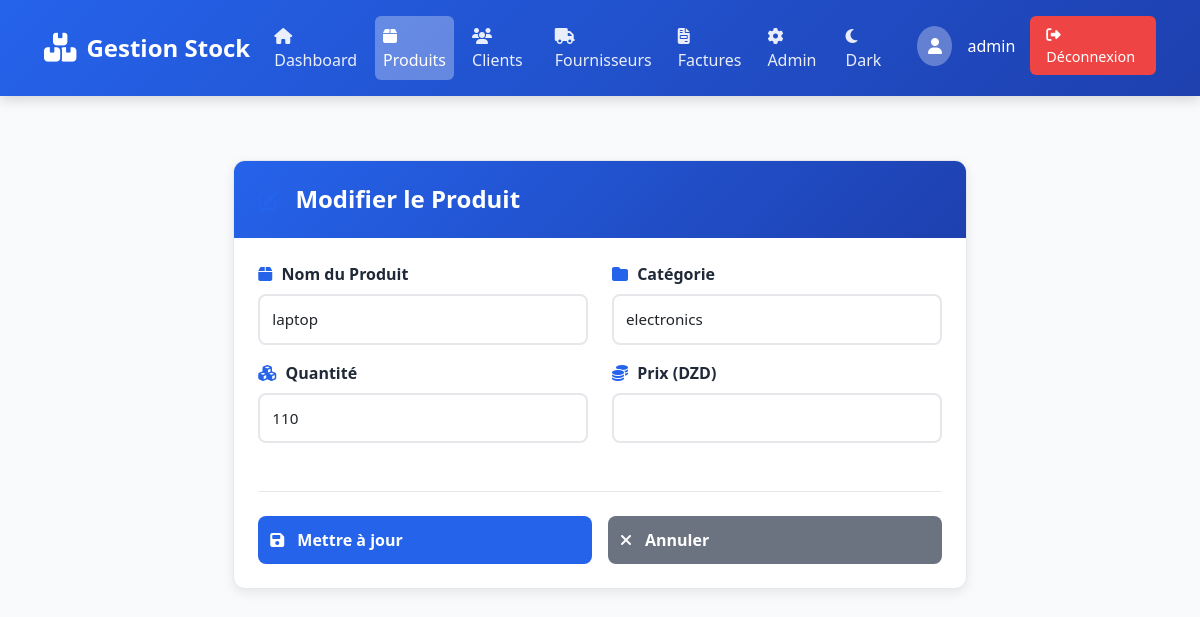
The app's page /produits/modifier/1/ (signed in) with its own data.
### produits/models.py (models this page shows, shortened)
class Produit(models.Model):
    nom = models.CharField(max_length=100, db_index=True)
    quantite = models.IntegerField(
        db_index=True,
        validators=[MinValueValidator(0)]
    )
    prix = models.DecimalField(
        max_digits=10,
        decimal_places=2,
        validators=[validate_price]
    )
    category = models.ForeignKey(
        Category, on_delete=models.SET_NULL, null=True, blank=True, related_name='produits')
    date_creation = models.DateTimeField(auto_now_add=True)
    date_modification = models.DateTimeField(auto_now=True)
    class Meta:
        ordering = ['-date_creation']
        indexes = [
            models.Index(fields=['nom', 'category']),
            models.Index(fields=['quantite']),
        ]

class Category(models.Model):
    name = models.CharField(max_length=100, unique=True)
    description = models.TextField(blank=True, null=True)
    date_creation = models.DateTimeField(auto_now_add=True)
    class Meta:
        verbose_name_plural = "Categories"
        ordering = ['name']

### produits/views.py (the view, shortened to what this page needs)
# urls.py: path('modifier/<int:id>/', views.modifier_produit, name='modifier_produit'),
@login_required
def modifier_produit(request, id):
    produit = get_object_or_404(Produit, id=id)
    categories = Category.objects.all().order_by('name')
    return render(request, 'produits/modifier.html', {'produit': produit, 'categories': categories})

### produits/templates/produits/modifier.html (shortened to what this page needs)
{% extends 'base.html' %}
{% block content %}
<div class="form-container">
    <div class="row">
        <div class="col-lg-8 mx-auto">
            <div class="card shadow-sm">
                <div class="card-header">
                    <h3><i class="fas fa-edit"></i> Modifier le Produit</h3>
                </div>
                <div class="card-body">
                    <form method="post" class="product-form">
                        <div class="row">
                            <div class="col-md-6 mb-3">
                                <label class="form-label"><i class="fas fa-box"></i> Nom du Produit</label>
                                <input type="text" name="nom" value="{{ produit.nom }}" class="form-control" required>
                            </div>
                            <div class="col-md-6 mb-3">
                                <label class="form-label"><i class="fas fa-folder"></i> Catégorie</label>
                                <select name="category" class="form-control">
                                    {% for cat in categories %}
                                    <option value="{{ cat.id }}" {% if produit.category.id == cat.id %}selected{% endif %}>{{ cat.name }}</option>
                                    {% endfor %}
                                </select>
                            </div>
                        </div>
                        <div class="row">
                            <div class="col-md-6 mb-3">
                                <label class="form-label"><i class="fas fa-cubes"></i> Quantité</label>
                                <input type="number" name="quantite" value="{{ produit.quantite }}" class="form-control" min="0" required>
                            </div>
                            <div class="col-md-6 mb-3">
                                <label class="form-label"><i class="fas fa-coins"></i> Prix (DZD)</label>
                                <input type="number" step="0.01" name="prix" value="{{ produit.prix }}" class="form-control" min="0" required>
                            </div>
                        </div>
                        <div class="form-actions">
                            <button type="submit" class="btn btn-primary">
                                <i class="fas fa-save"></i> Mettre à jour
                            </button>
                            <a href="{% url 'produits:liste_produits' %}" class="btn btn-secondary">
                                <i class="fas fa-times"></i> Annuler
                            </a>
                        </div>
                    </form>
                </div>
            </div>
        </div>
    </div>
</div>
{% endblock %}

### templates/base.html (shortened to what this page needs)
<!DOCTYPE html>
<html lang="fr">
  <head>
    {% load static %}
    <link
      href="https://cdn.jsdelivr.net/npm/bootstrap@5.3.0/dist/css/bootstrap.min.css"
      rel="stylesheet"
    />
    <link
      href="https://cdnjs.cloudflare.com/ajax/libs/font-awesome/6.4.0/css/all.min.css"
      rel="stylesheet"
    />
    <link rel="stylesheet" href="{% static 'css/style.css' %}" />
  </head>
  <body>
    <nav class="navbar navbar-expand-lg navbar-dark">
      <div class="container-fluid">
        <a class="navbar-brand" href="{% url 'dashboard' %}">
          <i class="fas fa-boxes"></i>
          Gestion Stock
        </a>
        <div class="collapse navbar-collapse" id="navbarNav">
          <ul class="navbar-nav ms-auto">
            {% if user.is_authenticated %}
            <li class="nav-item">
              <a
                class="nav-link {% if request.resolver_match.url_name == 'dashboard' %}active{% endif %}"
                href="{% url 'dashboard' %}"
              >
                <i class="fas fa-home"></i> Dashboard
              </a>
            </li>
            <li class="nav-item">
              <a
                class="nav-link {% if 'produits' in request.path %}active{% endif %}"
                href="{% url 'produits:liste_produits' %}"
              >
                <i class="fas fa-box"></i> Produits
              </a>
            </li>
            <li class="nav-item">
              <a
                class="nav-link {% if 'clients' in request.path %}active{% endif %}"
                href="{% url 'clients:liste_clients' %}"
              >
                <i class="fas fa-users"></i> Clients
              </a>
            </li>
            <li class="nav-item">
              <a
                class="nav-link {% if 'fournisseur' in request.path %}active{% endif %}"
                href="{% url 'fournisseurs:liste_fournisseurs' %}"
              >
                <i class="fas fa-truck"></i> Fournisseurs
              </a>
            </li>
            <li class="nav-item">
              <a
                class="nav-link {% if 'factures' in request.path %}active{% endif %}"
                href="{% url 'factures:liste_factures' %}"
              >
                <i class="fas fa-file-invoice"></i> Factures
              </a>
            </li>
            <li class="nav-item">
              <a class="nav-link" href="/admin/">
                <i class="fas fa-cog"></i> Admin
              </a>
            </li>
            <li class="nav-item">
              <a class="nav-link" href="#" onclick="toggleDarkMode(); return false;" id="darkModeToggle">
              </a>
            </li>
            <li class="nav-item ms-3">
              <div class="user-info">
                <div class="user-avatar">
                  <i class="fas fa-user"></i>
                </div>
                <span>{{ user.username }}</span>
                <a href="{% url 'logout' %}" class="logout-btn">
                  <i class="fas fa-sign-out-alt"></i> Déconnexion
                </a>
              </div>
            </li>
            {% endif %}
          </ul>
        </div>
      </div>
    </nav>
    <main class="main-content">
      <div class="container-lg">{% block content %}{% endblock %}</div>
    </main>
  </body>
</html>

### static/css/style.css (style rules this page uses)
* { margin: 0; padding: 0; box-sizing: border-box; }
body, html { height: 100%; font-family: 'Segoe UI', Tahoma, Geneva, Verdana, sans-serif; background: linear-gradient(135deg, #f5f7fa 0%, #c3cfe2 100%); }
.form-control { border-radius: 8px; border: 2px solid #e5e7eb; padding: 10px 15px; transition: all 0.3s ease; font-size: 1rem; }
.form-label { font-weight: 600; color: #1f2937; margin-bottom: 0.5rem; }
.btn { border-radius: 8px; padding: 10px 20px; font-weight: 600; transition: all 0.3s ease; border: none; cursor: pointer; display: inline-flex; align-items: center; gap: 8px; }
.btn-primary { background: linear-gradient(135deg, #2563eb 0%, #1e40af 100%); color: white; }
.btn-secondary { background: #6b7280; color: white; }
.card { border: none; border-radius: 12px; box-shadow: 0 4px 12px rgba(0, 0, 0, 0.08); transition: all 0.3s ease; overflow: hidden; }
.card-header { background: linear-gradient(135deg, #2563eb 0%, #1e40af 100%); color: white; font-weight: 600; border: none; padding: 1.5rem; display: flex; align-items: center; gap: 10px; }
.card-header i { font-size: 1.3rem; }
.card-body { padding: 1.5rem; }
.mb-3 { margin-bottom: 1rem; }
.shadow-sm { box-shadow: 0 4px 12px rgba(0, 0, 0, 0.08) !important; }

### templates/base.html (style rules this page uses)
:root { --primary: #2563eb; --primary-dark: #1e40af; --primary-light: #3b82f6; --success: #10b981; --danger: #ef4444; --warning: #f59e0b; --dark: #1f2937; --light: #f9fafb; --gray: #6b7280; --bg-color: #f9fafb; --text-color: #1f2937; --card-bg: #ffffff; --border-color: #e5e7eb; }
* { margin: 0; padding: 0; box-sizing: border-box; }
body { font-family: "Segoe UI", Tahoma, Geneva, Verdana, sans-serif; background: var(--bg-color); min-height: 100vh; color: var(--text-color); transition: background-color 0.3s ease, color 0.3s ease; }
.navbar { background: linear-gradient( 135deg, var(--primary) 0%, var(--primary-dark) 100% ); box-shadow: 0 4px 12px rgba(0, 0, 0, 0.15); padding: 1rem 2rem; position: sticky; top: 0; z-index: 1000; }
.navbar-brand { font-size: 1.5rem; font-weight: 700; color: white !important; display: flex; align-items: center; gap: 10px; }
.navbar-brand i { font-size: 1.8rem; }
.nav-link { color: rgba(255, 255, 255, 0.9) !important; font-weight: 500; transition: all 0.3s ease; margin-right: 10px; border-radius: 6px; }
.nav-link.active { background: rgba(255, 255, 255, 0.3); color: white !important; }
.user-info { color: white; display: flex; align-items: center; gap: 15px; }
.user-avatar { width: 40px; height: 40px; border-radius: 50%; background: rgba(255, 255, 255, 0.3); display: flex; align-items: center; justify-content: center; font-weight: bold; }
.logout-btn { background: var(--danger); color: white; border: none; padding: 8px 16px; border-radius: 6px; cursor: pointer; transition: all 0.3s ease; text-decoration: none; font-weight: 500; font-size: 0.9rem; }
.main-content { padding: 2rem; min-height: calc(100vh - 80px); }
.container-lg { max-width: 1400px; }
.btn-primary { background: var(--primary); border: none; padding: 12px 28px; border-radius: 8px; font-weight: 600; transition: all 0.3s ease; }
.card { border: 1px solid var(--border-color); border-radius: 12px; background: var(--card-bg); box-shadow: 0 4px 12px rgba(0, 0, 0, 0.08); transition: all 0.3s ease; overflow: hidden; }
.card-header { background: linear-gradient( 135deg, var(--primary) 0%, var(--primary-dark) 100% ); color: white; font-weight: 600; border: none; }

### produits/templates/produits/modifier.html (style rules this page uses)
.form-container { padding: 2rem 0; }
.card-header h3 { margin: 0; font-size: 1.5rem; font-weight: 600; }
.card-header i { margin-right: 10px; color: #2563eb; }
.form-label { font-weight: 600; color: #1f2937; margin-bottom: 0.5rem; }
.form-label i { margin-right: 5px; color: #2563eb; }
.form-control, .form-select { border: 2px solid #e5e7eb; border-radius: 8px; padding: 0.75rem; transition: all 0.3s ease; font-size: 0.95rem; }
.form-actions { display: flex; gap: 1rem; margin-top: 2rem; padding-top: 1.5rem; border-top: 1px solid #e5e7eb; }
.form-actions .btn { flex: 1; padding: 0.75rem; font-weight: 600; }
.form-actions .btn i { margin-right: 5px; }

### records on screen
Produit: nom "laptop", category "electronics", quantite "110"

### other values on screen
{{ user.username }} "admin"
